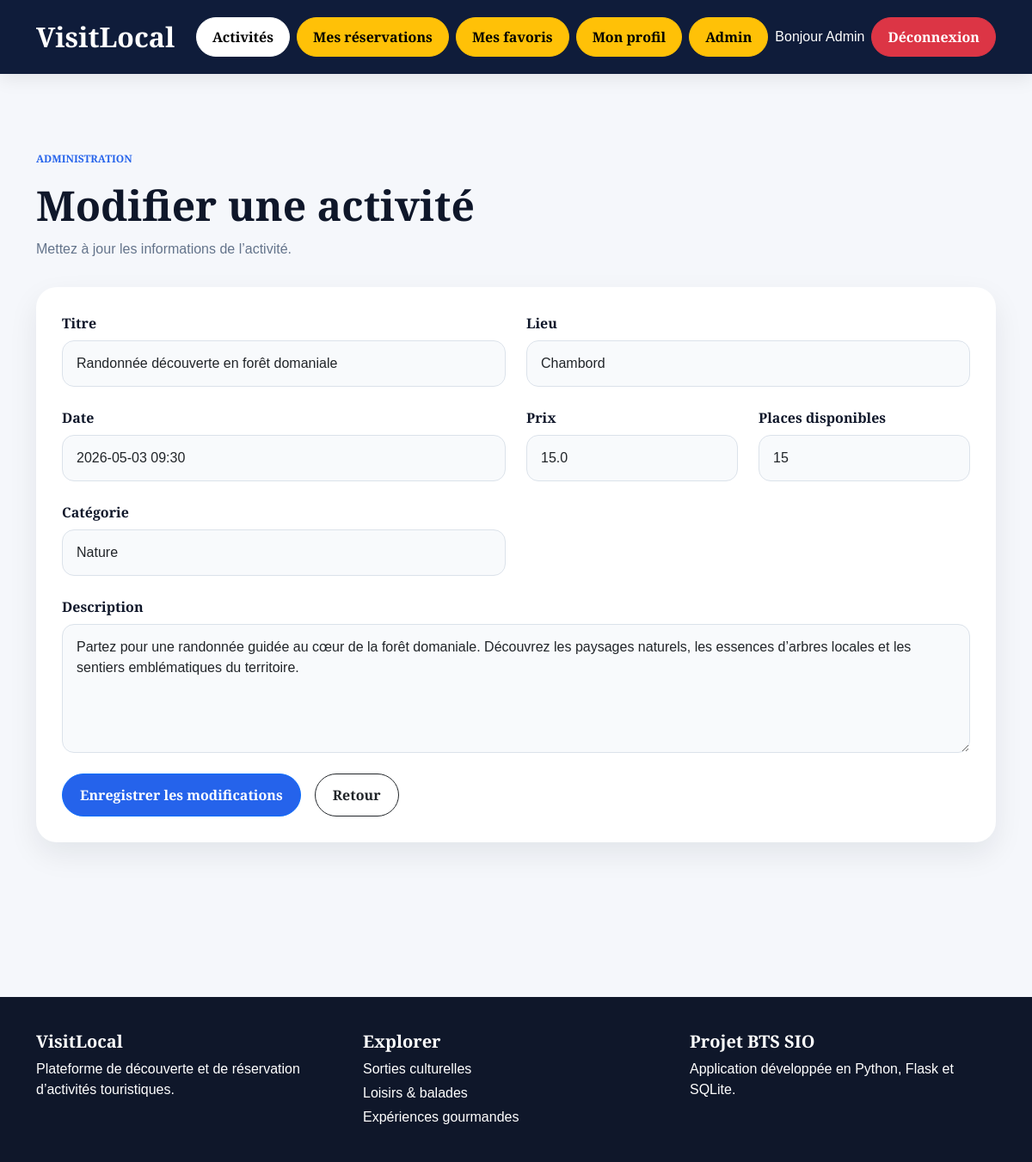
/admin/activites/modifier/5 (signed in), run on the app's committed database.
### tables this page shows
CREATE TABLE activites (
    id INTEGER PRIMARY KEY AUTOINCREMENT,
    titre TEXT NOT NULL,
    description TEXT NOT NULL,
    lieu TEXT NOT NULL,
    date_activite TEXT NOT NULL,
    prix REAL NOT NULL,
    places_disponibles INTEGER NOT NULL,
    categorie TEXT NOT NULL,
    image TEXT
);

### app.py (the view, shortened to what this page needs)
@app.route('/admin/activites/modifier/<int:id>', methods=['GET', 'POST'])
def modifier_activite(id):
    if not is_admin():
        return "Accès refusé"
    conn = get_db_connection()
    activite = conn.execute(
        'SELECT * FROM activites WHERE id = ?',
        (id,)
    ).fetchone()
    if activite is None:
        conn.close()
        return "Activité introuvable"
    conn.close()
    return render_template('admin_modifier_activite.html', activite=activite)

### app.py (called while the page is built)
def get_db_connection():
    conn = sqlite3.connect('database.db')
    conn.row_factory = sqlite3.Row
    return conn

def is_admin():
    return session.get('role') == 'admin'

### templates/admin_modifier_activite.html
{% extends 'base.html' %}
{% block content %}
<section class="editorial-section first-section">
    <div class="section-heading">
        <p class="section-kicker">ADMINISTRATION</p>
        <h2>Modifier une activité</h2>
        <p class="section-description">
            Mettez à jour les informations de l’activité.
        </p>
    </div>
    <div class="admin-form-card">
        <form method="POST">
            <div class="row g-4">
                <div class="col-md-6">
                    <label class="form-label">Titre</label>
                    <input name="titre" class="form-control" value="{{ activite.titre }}" required>
                </div>
                <div class="col-md-6">
                    <label class="form-label">Lieu</label>
                    <input name="lieu" class="form-control" value="{{ activite.lieu }}" required>
                </div>
                <div class="col-md-6">
                    <label class="form-label">Date</label>
                    <input name="date" class="form-control" value="{{ activite.date_activite }}" required>
                </div>
                <div class="col-md-3">
                    <label class="form-label">Prix</label>
                    <input name="prix" type="number" step="0.01" class="form-control" value="{{ activite.prix }}" required>
                </div>
                <div class="col-md-3">
                    <label class="form-label">Places disponibles</label>
                    <input name="places" type="number" class="form-control" value="{{ activite.places_disponibles }}" required>
                </div>
                <div class="col-md-6">
                    <label class="form-label">Catégorie</label>
                    <input name="categorie" class="form-control" value="{{ activite.categorie }}" required>
                </div>
                <div class="col-12">
                    <label class="form-label">Description</label>
                    <textarea name="description" class="form-control" rows="5" required>{{ activite.description }}</textarea>
                </div>
            </div>
            <div class="d-flex gap-3 flex-wrap mt-4">
                <button class="btn btn-primary hero-btn-admin">Enregistrer les modifications</button>
                <a href="/admin/activites" class="btn btn-outline-dark hero-btn-admin">Retour</a>
            </div>
        </form>
    </div>
</section>
{% endblock %}

### static/css/style.css (style rules this page uses)
* { margin: 0; padding: 0; box-sizing: border-box; }
body { font-family: 'Playfair Display', sans-serif; background: #f5f7fb; color: #0f172a; line-height: 1.5; }
h1, h2, h3, h5, h6, .brand-logo { font-family: 'Playfair Display', sans-serif; font-weight : 700; }
a { text-decoration: none; }
.section-heading { margin-bottom: 32px; }
.section-kicker { font-size: 12px; color: #2563eb; font-weight: 700; text-transform: uppercase; }
.section-heading h2 { font-size: 3rem; margin-bottom: 10px; }
.section-description { color: #64748b; }
.btn { border-radius: 999px !important; padding: 10px 18px !important; }
.btn-primary { background: #2563eb !important; color: white !important; }
.editorial-section { padding: 60px 0; }
.hero-btn-admin { border-radius: 999px !important; padding: 12px 20px !important; font-weight: 600 !important; }
.admin-table-card, .admin-form-card { background: white; border-radius: 24px; box-shadow: 0 14px 34px rgba(15, 23, 42, 0.08); overflow: hidden; }
.admin-form-card { padding: 30px; }
.admin-form-card .form-label { font-weight: 600; color: #0f172a; margin-bottom: 8px; }
.admin-form-card .form-control { border-radius: 14px !important; padding: 14px 16px !important; border: 1px solid #dbe2ea !important; background: #f8fafc !important; }

### data on the page
activites: titre "Randonnée découverte en forêt domaniale", lieu "Chambord", date "2026-05-03 09:30", prix "15.0", places "15", categorie "Nature", description "Partez pour une randonnée guidée au cœur de la forêt domaniale. Découvrez les paysages naturels, les essences d’arbres locales et les sentiers emblématiques du territoire."

### other printed values
{{ session['user_name'] }} "Admin"
